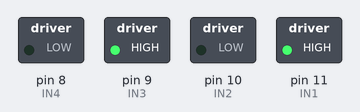
Recording of a sketch running on a simulated Arduino Uno, built with avr-gcc and run on an emulated ATmega328P. On the bench: switched loads named in the sketch (green lamp = pin HIGH).

Above: at 0.1 s.
Timing chart, 0 to 1.6 s (numbered marks = the images above):
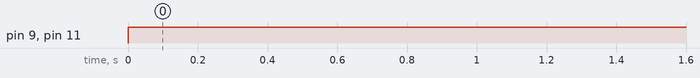

Measured:
- by itself, pin 9 (IN3), pin 11 (IN1): LOW → HIGH at 0.00 s

The sketch:

motors_forward.ino
```cpp
#include <L298NMini.h>

const uint8_t IN1 = 11;
const uint8_t IN2 = 10;
const uint8_t IN3 = 9;
const uint8_t IN4 = 8;

L298NMini motor1(IN1, IN2);
L298NMini motor2(IN3, IN4);

void setup() {
  pinMode(IN1, OUTPUT);
  pinMode(IN2, OUTPUT);
  pinMode(IN3, OUTPUT);
  pinMode(IN4, OUTPUT);
}

void loop() {
  motor1.forward();
  motor2.forward();
}
```
